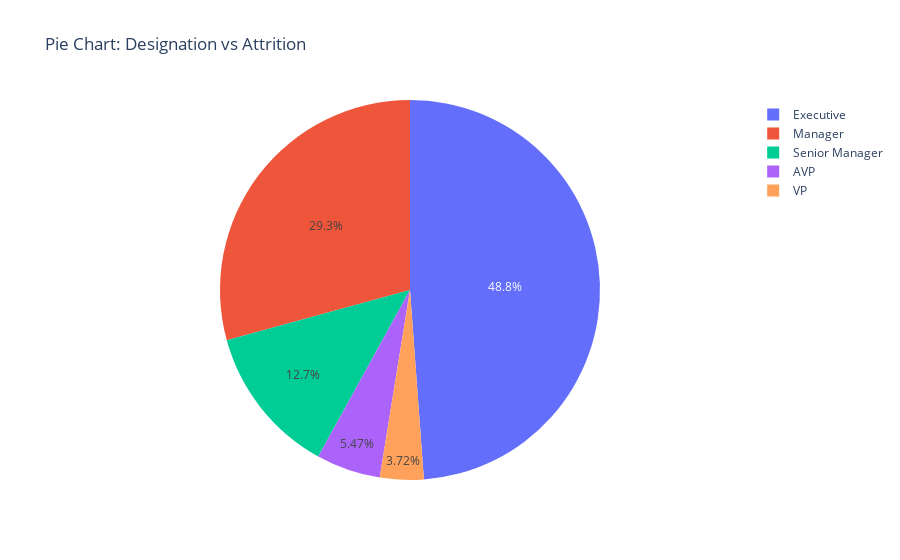

Here is the notebook cell this chart was saved with:
### Markdown cell above
#### The connection between 'MaritalStatus' and 'Attrition' indicates diverse attrition rates among different marital statuses, encompassing observations in the married, single, and divorced categories.

### Code cell
cat_plot('Designation', 'Attrition')

### Figure 1 — Plotly figure (JSON) as saved in the notebook; plotly's stock layout.template omitted (floating-point values rounded to 4 significant figures; data arrays with more than 128 entries replaced by an {"elided": "..."} marker saying what was removed)
{"data": [{"domain": {"x": [0, 1], "y": [0, 1]}, "hovertemplate": "Designation=%{label}<extra></extra>", "labels": {"elided": "6000 str values"}, "legendgroup": "", "name": "", "showlegend": true, "type": "pie"}], "layout": {"legend": {"tracegroupgap": 0}, "title": {"text": "Pie Chart: Designation vs Attrition"}}}
